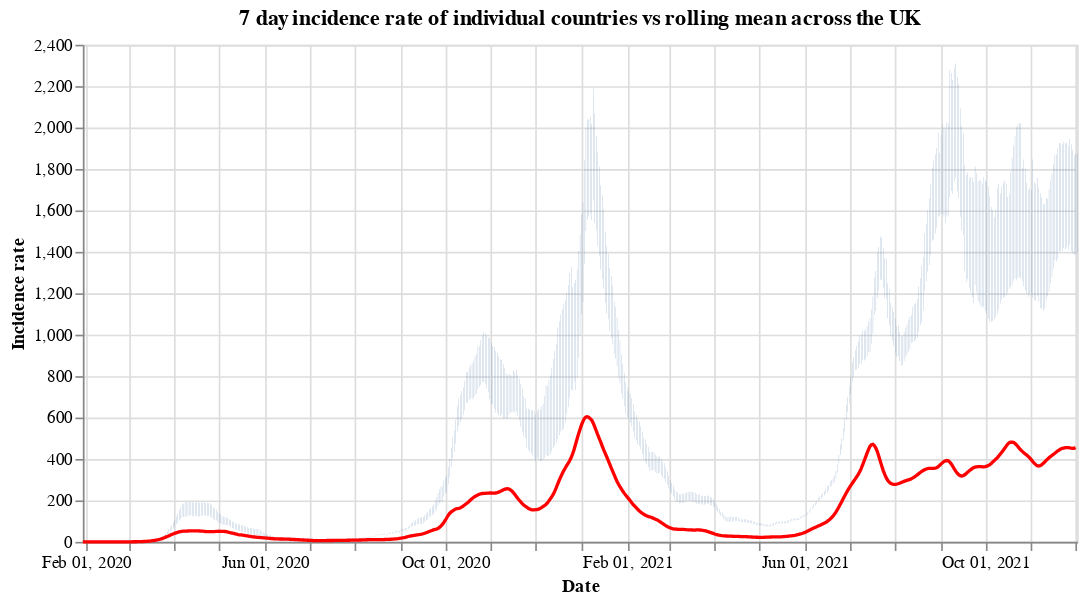

The code cell stored with this chart in its notebook:
### Code cell
#collapse
countries = uk_cases['areaName'].unique()
countries.sort()

selection = alt.selection_single(
    name='Select',
    fields=['areaName'],
    init={'areaName': 'Wales'},
    bind={'areaName': alt.binding_select(options=countries)}
)

# scatter plot, modify opacity based on selection
bars = alt.Chart(uk_cases).mark_bar().add_selection(
    selection
).encode(
    x=alt.X("yearmonthdate(date):T", axis=alt.Axis(title='Date')),
    y=alt.Y("weeklyCasesRate:Q", axis=alt.Axis(title='Incidence rate')),
    tooltip='weeklyCasesRate:Q',
    opacity=alt.condition(selection, alt.value(1), alt.value(0))
).properties(title=f'7 day incidence rate of individual countries vs rolling mean across the UK', width=600)

line = alt.Chart(overview_cases).mark_line(
    color='red',
    size=2,
).transform_window(
    rolling_mean='mean(weeklyCasesRate)',
    frame=[0, 7]
).encode(
    x='yearmonthdate(date):T',
    y='rolling_mean:Q'
)

alt.layer(bars, line)

### Figure 1 — Vega-Lite specification as saved in the notebook (floating-point values rounded to 4 significant figures; data arrays with more than 128 entries replaced by an {"elided": "..."} marker saying what was removed)
{"config": {"view": {"continuousWidth": 400, "continuousHeight": 300}}, "layer": [{"data": {"name": "data-b12f8fe3c3406c04b1b29a2c8da62448"}, "mark": "bar", "encoding": {"opacity": {"condition": {"value": 1, "selection": "Select"}, "value": 0}, "tooltip": {"type": "quantitative", "field": "weeklyCasesRate"}, "x": {"type": "temporal", "axis": {"title": "Date"}, "field": "date", "timeUnit": "yearmonthdate"}, "y": {"type": "quantitative", "axis": {"title": "Incidence rate"}, "field": "weeklyCasesRate"}}, "selection": {"Select": {"type": "single", "fields": ["areaName"], "init": {"areaName": "Wales"}, "bind": {"areaName": {"input": "select", "options": ["England", "Northern Ireland", "Scotland", "Wales"]}}}}, "title": "7 day incidence rate of individual countries vs rolling mean across the UK", "width": 600}, {"data": {"name": "data-31b3ecd1921909f436ab1ac20e2c30a4"}, "mark": {"type": "line", "color": "red", "size": 2}, "encoding": {"x": {"type": "temporal", "field": "date", "timeUnit": "yearmonthdate"}, "y": {"type": "quantitative", "field": "rolling_mean"}}, "transform": [{"window": [{"op": "mean", "field": "weeklyCasesRate", "as": "rolling_mean"}], "frame": [0, 7]}]}], "$schema": "https://vega.github.io/schema/vega-lite/v4.8.1.json", "datasets": {"data-b12f8fe3c3406c04b1b29a2c8da62448": {"elided": "2596 records"}, "data-31b3ecd1921909f436ab1ac20e2c30a4": {"elided": "672 records"}}}
